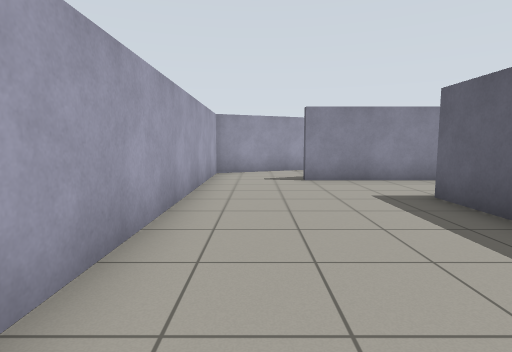
view 1 (above)

16 first-person views from a walk through a Gazebo world. The camera is 1 m above the floor, tilts 6° down and sees 80° across. The floor is counted in squares, 1 m on a side. Each view is taken from the middle of a square. On the plan, view 1 faces up. The plan holds only what a view shows up to about 12 squares ahead; the rest is blank. Robots are left out.

view 2
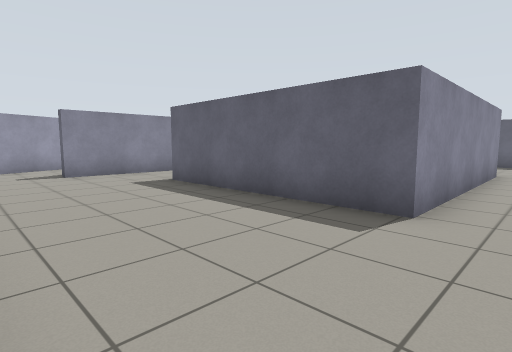

view 3
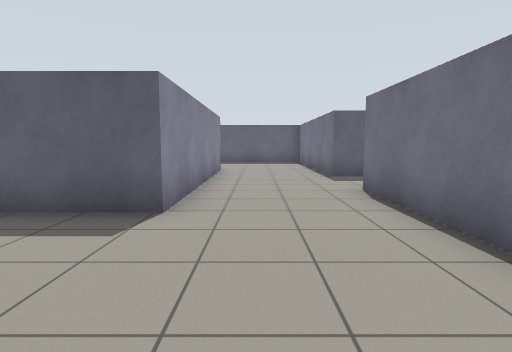

view 4
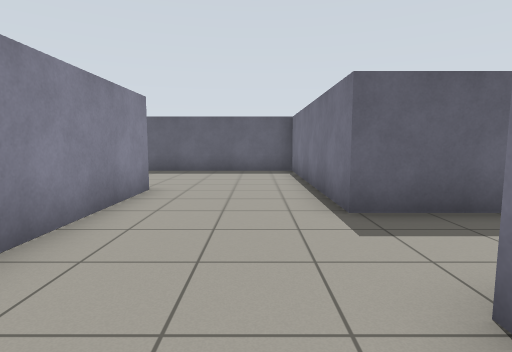

view 5
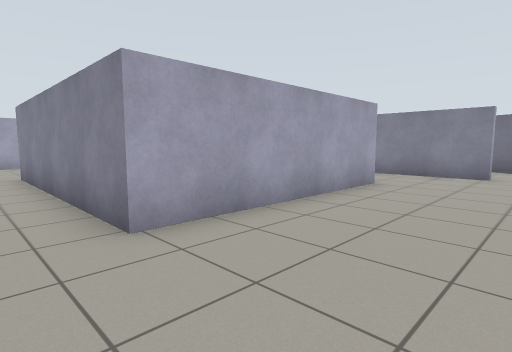

view 6
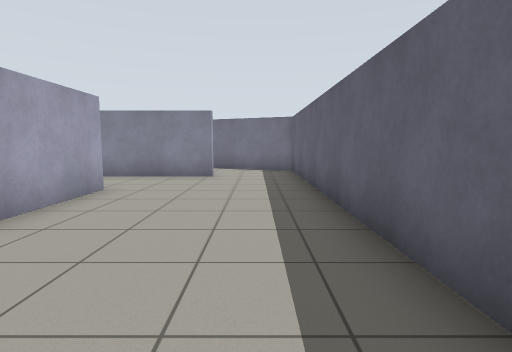

view 7
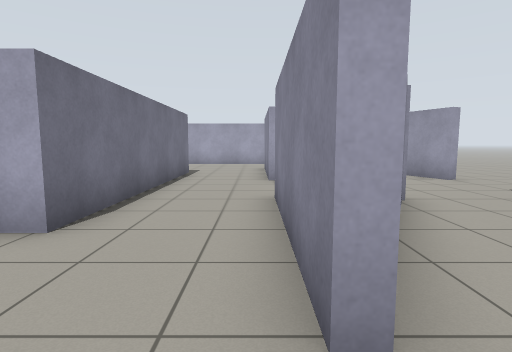

view 8
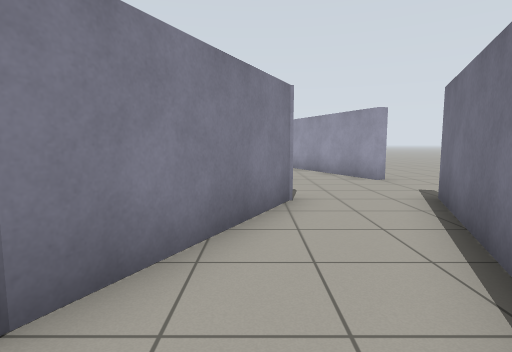

view 9
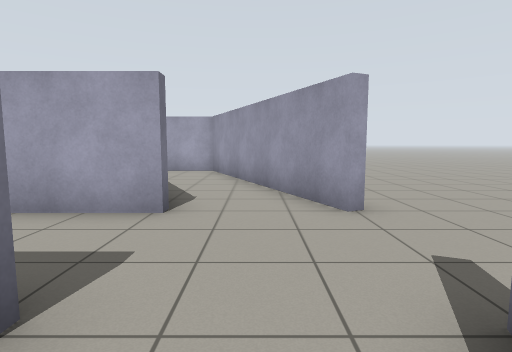

view 10
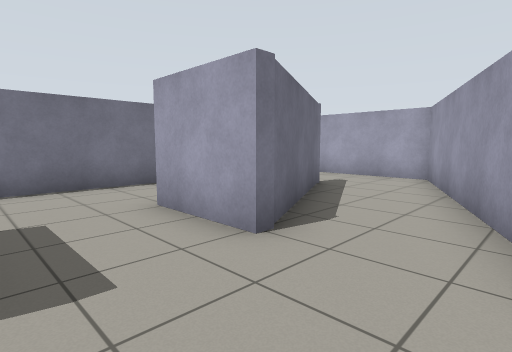

view 11
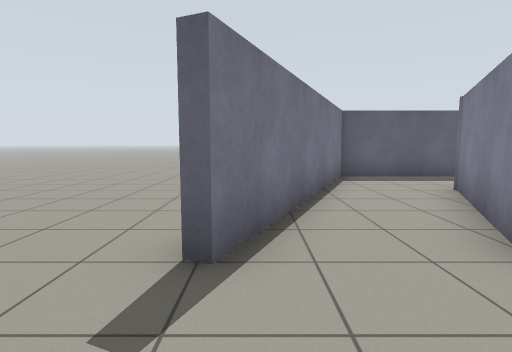

view 12
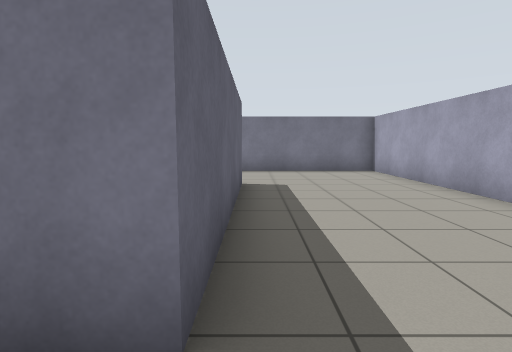

view 13
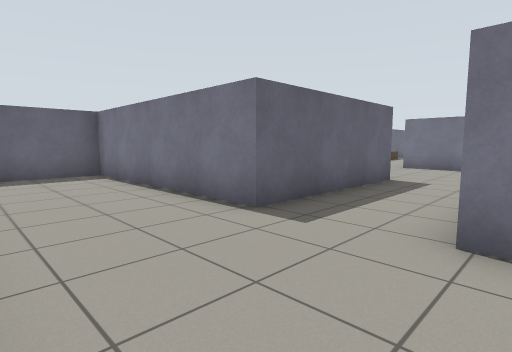

view 14
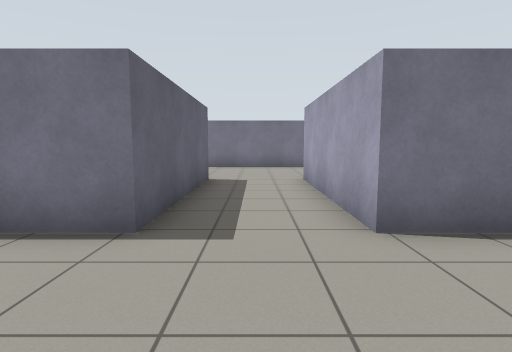

view 15
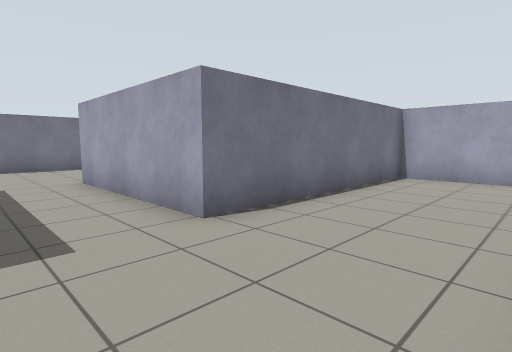

view 16
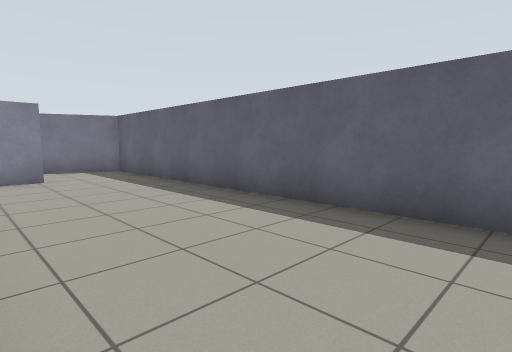

### Floor plan
Points are (right, up) in squares from view 1. A wall is a line through its corners. A room is listed if a view was taken in it or the views show most of it. See-through windows are left out.
Room 1 (views 1, 2, 3, 4, 5, 6, 7, 9, 10, 11, 12, 13, 14, 15, 16)
walls: (5.4, 8.4) (1.4, 8.4) (1.4, 8.6) (5.5, 10.7) (5.6, 10.7) (5.6, 8.2); (3.4, 5.7) (10.7, 5.7) (10.7, -0.7) (3.4, -0.7) (3.4, 5.7); (8.6, 10.6) (10.1, 9.9); (12.7, 8.4) (8.2, 8.4); (5.4, 13.7) (5.6, 13.4) (-1.4, 10.4) (-1.4, -4.4) (5.6, -4.4) (5.6, -9.8); (10.9, 12.3) (8.4, 13.4) (8.6, 13.7); (8.3, -9.8) (8.3, -4.4) (15.4, -4.4) (15.4, 8.4)
ways out: opening at (11, 11) to room 2; opening at (13.5, 9) to room 2; opening at (5.5, 14.5); opening at (6.5, -9); opening at (12.5, 14.5)
Room 2 (view 8)
walls: (15.4, 8.4) (15.4, 10.4) (10.9, 12.3); (10.1, 9.9) (12.7, 8.6) (12.7, 8.4)
ways out: opening at (11, 11) to room 1; opening at (13.5, 9) to room 1

Positions as (right, up) in squares from view 1, and headings:
1: (0, 0), facing up
2: (-1, -2), facing up-right
3: (-1, -2), facing right
4: (4, -3), facing right
5: (14, -2), facing up-left
6: (14, -1), facing up
7: (14, 8), facing left
8: (14, 10), facing left
9: (10, 12), facing left
10: (8, 13), facing down-left
11: (6, 13), facing right
12: (3, 7), facing down
13: (5, -1), facing down-right
14: (7, -1), facing down
15: (8, -1), facing down-left
16: (11, -1), facing up-right
